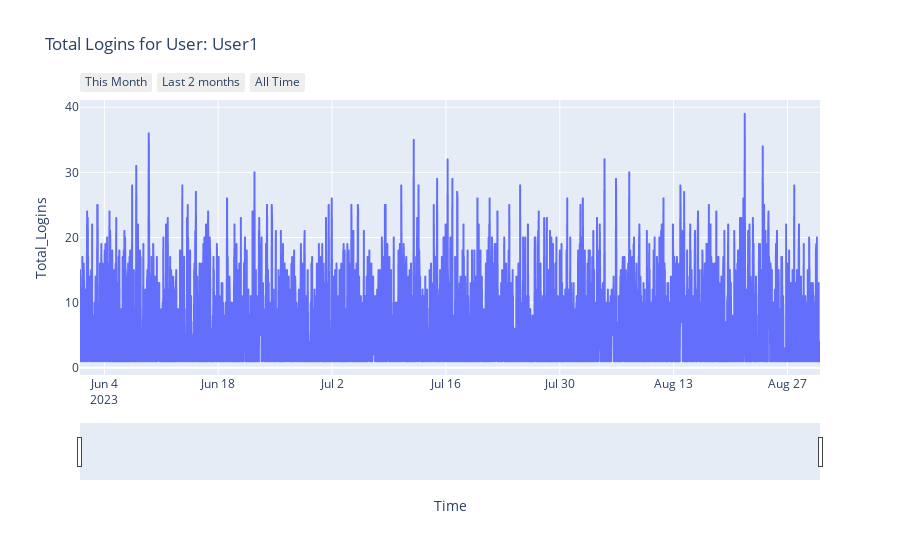

Notebook cell for this chart:
### Code cell
fig = px.line(user1_rows.reset_index(), x='Time', y='Total_Logins', title='Total Logins for User: User1')
fig.update_xaxes(
    rangeslider_visible = True,
    rangeselector = dict(
        buttons = buttons
    )
)
fig.show()

### Figure 1 — Plotly figure (JSON) as saved in the notebook; plotly's stock layout.template omitted (floating-point values rounded to 4 significant figures; data arrays with more than 128 entries replaced by an {"elided": "..."} marker saying what was removed)
{"data": [{"hovertemplate": "Time=%{x}<br>Total_Logins=%{y}<extra></extra>", "legendgroup": "", "line": {"color": "#636efa", "dash": "solid"}, "marker": {"symbol": "circle"}, "mode": "lines", "name": "", "showlegend": false, "type": "scattergl", "x": {"elided": "3431 str values"}, "xaxis": "x", "y": {"elided": "3431 int values"}, "yaxis": "y"}], "layout": {"legend": {"tracegroupgap": 0}, "title": {"text": "Total Logins for User: User1"}, "xaxis": {"anchor": "y", "domain": [0, 1], "rangeselector": {"buttons": [{"count": 1, "label": "This Month", "step": "month", "stepmode": "backward"}, {"count": 2, "label": "Last 2 months", "step": "month", "stepmode": "backward"}, {"count": 3, "label": "All Time", "step": "month", "stepmode": "backward"}]}, "rangeslider": {"visible": true}, "title": {"text": "Time"}}, "yaxis": {"anchor": "x", "domain": [0, 1], "title": {"text": "Total_Logins"}}}}
